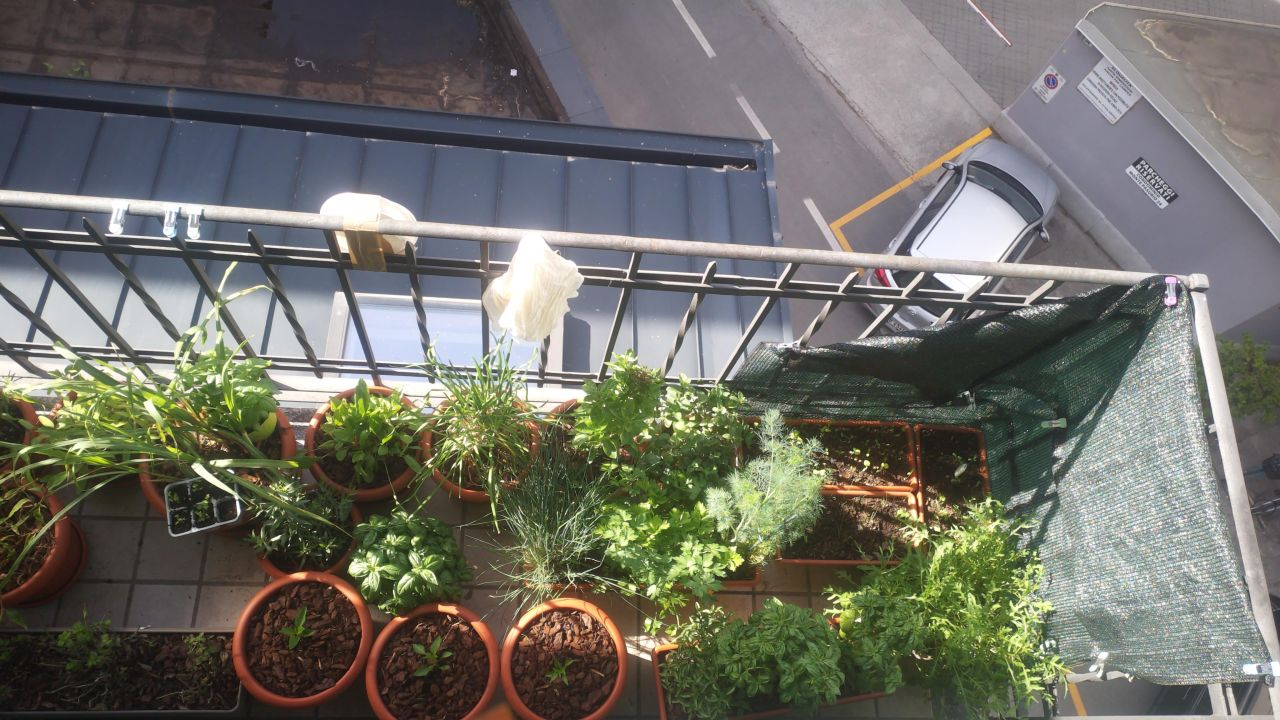
#> input picture scripts/testdata/frames/2026-06-07T070020Z.jpg, 1280 x 720 px, given in place of 2026-06-07T150010Z.jpg, which was not available
$ python finlayson_experiment.py   (older library calls are emulated)
#> lines starting #> are read from the running program, lines starting #| are printed output that depends on the picture; after the words box and inside, x2 and y2 are one past the last pixel; in counts of white or black regions, pixels touching at a corner belong together; pictures that were not available may be replaced by others from this repository, and a replacement may not be noted
### scripts/frame_registration.py
#!/usr/bin/env python3
"""Landmark-based registration for the Pi overhead camera + region diff/inherit.

The mount is a wind-nudged temporary rig, so frames drift slowly (a few px and
a fraction of a degree per hour). To carry the human-verified region tags on the
canonical reference frame forward to later frames, a new frame must first be
aligned onto the reference. This module does that robustly and then supports the
two things Phase-2 diff/inherit needs:

  * register_to_reference() — align an arbitrary frame onto the reference.
  * warp_region()          — project a normalised region tag through a transform
                             (forward: target->ref for diffing; inverse:
                             ref->target to INHERIT the tag onto a new frame).
  * region_change()        — per-region mean-abs-diff after alignment; low =
                             unchanged (inherit identity for free), high =
                             something moved here (re-confirm).

Robustness recipe (established empirically, see the experiment that produced it):

  1. CLAHE light-normalise before ORB. Local contrast equalisation makes feature
     matching survive the shadow movement that otherwise wrecks it.
  2. Gate on POST-registration confidence (inlier count + ratio + a plausible
     rigid transform), NOT on a pre-check. Global brightness/histogram compares
     are false predictors here — the problem is local shadow motion, invisible
     to a global metric.
  3. Chain through intermediate hourly frames when a direct attempt is weak.
     A 3-4h lighting gap breaks ORB; one-hour hops never do, and the small
     rigid transforms compose cleanly. This rescues every pair that direct
     registration fails on.

Usage:
    .venv/bin/python scripts/frame_registration.py TARGET [REFERENCE]
    # defaults: TARGET=2026-06-07T070020Z.jpg  REFERENCE=2026-06-07T130010Z.jpg
Registers TARGET onto REFERENCE (direct, falling back to chained), then reports
per-region change for the tags in scripts/reference_regions.json.
"""
import sys
import os
import re
import json
import math
import glob
import numpy as np
import cv2

PHOTOS_DIR = "data/photos"
REFERENCE_FRAME = "2026-06-07T130010Z.jpg"
REGIONS_FILE = os.path.join(os.path.dirname(__file__), "reference_regions.json")

# Confidence thresholds for trusting a single registration hop.
MIN_INLIERS = 20
MIN_INLIER_RATIO = 0.30
MAX_ROTATION_DEG = 10.0
MAX_TRANSLATION_PX = 200

_TS_RE = re.compile(r"(\d{4}-\d{2}-\d{2}T\d{6}Z)")


# --- image helpers ---------------------------------------------------------

# [5 lines left out: function load_bgr, not called in this run]


def features_gray(bgr):
    """CLAHE-normalised grayscale — the input ORB actually matches on."""
    gray = cv2.cvtColor(bgr, cv2.COLOR_BGR2GRAY)
    return cv2.createCLAHE(clipLimit=3.0, tileGridSize=(8, 8)).apply(gray)


# --- core registration -----------------------------------------------------

def register_pair(ref_g, tgt_g, ransac_thresh=5.0):
    """Estimate a rigid (rot+trans+uniform-scale) transform mapping tgt->ref.

    Returns (M 2x3 or None, inliers, good_matches). Partial-affine, not full
    projective: the drift is rigid, and constraining the model is far more
    robust with few inliers (no degenerate stretching).
    """
    orb = cv2.ORB_create(nfeatures=8000)
    k1, d1 = orb.detectAndCompute(ref_g, None)
    k2, d2 = orb.detectAndCompute(tgt_g, None)
    if d1 is None or d2 is None:
        return None, 0, 0
    bf = cv2.BFMatcher(cv2.NORM_HAMMING)
    raw = bf.knnMatch(d2, d1, k=2)
    # knnMatch(k=2) can return pairs with <2 neighbours; skip those before the
    # Lowe ratio test rather than blindly unpacking (m, n).
    good = [pair[0] for pair in raw
            if len(pair) == 2 and pair[0].distance < 0.75 * pair[1].distance]
    if len(good) < 12:
        return None, 0, len(good)
    src = np.float32([k2[m.queryIdx].pt for m in good]).reshape(-1, 1, 2)
    dst = np.float32([k1[m.trainIdx].pt for m in good]).reshape(-1, 1, 2)
    M, mask = cv2.estimateAffinePartial2D(src, dst, method=cv2.RANSAC,
                                          ransacReprojThreshold=ransac_thresh)
    if M is None:
        return None, 0, len(good)
    return M, int(mask.sum()), len(good)


def decompose(M):
    """(rotation_deg, scale, tx, ty) of a 2x3 partial-affine transform."""
    a, b = M[0, 0], M[1, 0]
    return (math.degrees(math.atan2(b, a)), math.hypot(a, b),
            float(M[0, 2]), float(M[1, 2]))


def plausible(M, inliers, good):
    """Is this a believable fixed-mount drift transform?"""
    if M is None or good == 0:
        return False
    rot, scale, tx, ty = decompose(M)
    return (inliers >= MIN_INLIERS and inliers / good >= MIN_INLIER_RATIO and
            abs(rot) < MAX_ROTATION_DEG and 0.9 < scale < 1.1 and
            abs(tx) < MAX_TRANSLATION_PX and abs(ty) < MAX_TRANSLATION_PX)


# [9 lines left out: function compose, not called in this run]


def invert(M):
    """Invert a 2x3 affine transform."""
    return cv2.invertAffineTransform(M)


# --- chaining --------------------------------------------------------------

def _timestamp(path):
    m = _TS_RE.search(os.path.basename(path))
    return m.group(1) if m else None


# [82 lines left out: functions discover_chain, register_to_reference, not called in this run]


# --- regions ---------------------------------------------------------------

def norm_corners(region):
    """min/max-normalise a region dict to (x0,y0,x1,y1) with x0<=x1, y0<=y1."""
    x0, x1 = sorted((region["x"], region["x2"]))
    y0, y1 = sorted((region["y"], region["y2"]))
    return x0, y0, x1, y1


# [40 lines left out: functions warp_region, region_change, not called in this run]


def load_regions(path=REGIONS_FILE):
    """Plant region tags as a flat list of dicts. NOTE: unit_id is NOT unique — a
    unit can span several regions (e.g. unit 16 has three boxes). Group by unit_id
    if you need per-unit aggregates."""
    with open(path) as f:
        return json.load(f)["regions"]


# [61 lines left out: functions load_controls, _demo, not called in this run]


# [4 lines that do not run on import are left out]

### scripts/finlayson_experiment.py
#!/usr/bin/env python3
"""Finlayson illuminant-invariant ("intrinsic") image, tested on a known harvest.

Photometric diffs (grad) and ExG vegetation-coverage both failed on the
2026-06-07 15:00->16:00 pair because the confound is illuminant COLOUR change
(direct sun ~5500K vs shadow lit by blue sky ~10000K), which shifts the R:G:B
ratio. Normalised-rgb removes intensity, not colour, so it can't fix it.

Finlayson's 1-D invariant IS invariant to illuminant colour+intensity: in 2-D
log-chromaticity, changing the illuminant moves a pixel along a camera-specific
line; projecting onto the orthogonal direction (angle theta) removes it. theta is
found once by entropy minimisation and then applied to BOTH frames so they are
comparable. Shadows/sun largely cancel; a harvest (leaf -> soil/pot, a real
reflectance change) survives.

    .venv/bin/python scripts/finlayson_experiment.py [REF TGT]
"""
import os, sys
import numpy as np, cv2
sys.path.insert(0, os.path.dirname(os.path.dirname(os.path.abspath(__file__))))
import scripts.frame_registration as fr

REPO = os.path.dirname(os.path.dirname(os.path.abspath(__file__)))
PH = os.path.join(REPO, "data", "photos")
DEF_REF = os.path.join(PH, "2026-06-07T150010Z.jpg")
DEF_TGT = os.path.join(PH, "2026-06-07T160010Z.jpg")
HARVESTED = {"Genovese basil", "Rocket"}
NAMES = {36:"Birdseye",39:"Chives",40:"Cilantro",41:"Cilantro root",4:"Dill",5:"Fr.tarragon",
6:"Garlic chives",16:"Genovese basil",34:"Hangijiao4",35:"Hangijiao7",21:"Lemongrass",
17:"Moroccan mint",20:"Parsley",19:"Peppermint",7:"Rau ram",23:"Rocket",1:"Rosemary",
37:"Sage",8:"Sorrel",15:"Thai basil",3:"Thai basil vend",38:"Thyme",18:"Welsh onion"}

# orthonormal basis for the plane orthogonal to [1,1,1] (the log-chromaticity plane)
U = np.array([[1/np.sqrt(2), -1/np.sqrt(2), 0.0],
              [1/np.sqrt(6),  1/np.sqrt(6), -2/np.sqrt(6)]])


def log_chrom(bgr):
    """HxWx2 log-chromaticity + a validity mask (drop near-black/saturated)."""
    b = bgr.astype(np.float32) + 1.0
    R, G, B = b[..., 2], b[..., 1], b[..., 0]
    gm = np.cbrt(R * G * B)
    rho = np.stack([np.log(R/gm), np.log(G/gm), np.log(B/gm)], axis=-1)
    chi = rho @ U.T
    g = cv2.cvtColor(bgr, cv2.COLOR_BGR2GRAY)
    valid = (g > 15) & (g < 245)
    return chi, valid


def _entropy(vals):
    if vals.size < 50:
        return 1e9
    # Scott bin width, robust to scale
    bw = 3.5 * vals.std() / (vals.size ** (1/3) + 1e-9)
    if bw <= 1e-6:
        return 1e9
    bins = max(16, int((vals.max() - vals.min()) / bw))
    h, _ = np.histogram(vals, bins=min(bins, 512))
    p = h[h > 0] / h.sum()
    return float(-(p * np.log(p)).sum())


def find_theta(chi, valid):
    """Illuminant-invariant projection angle: the one minimising entropy."""
    v = chi[valid]
    best, bt = 1e18, 0.0
    for deg in range(0, 180, 2):
        t = np.deg2rad(deg)
        e = _entropy(v[:, 0]*np.cos(t) + v[:, 1]*np.sin(t))
        if e < best:
            best, bt = e, t
    return bt


def invariant(chi, theta):
    I = chi[..., 0]*np.cos(theta) + chi[..., 1]*np.sin(theta)
    return cv2.normalize(I, None, 0, 255, cv2.NORM_MINMAX)


def _crop(img, r):
    h, w = img.shape[:2]
    x0, y0, x1, y1 = fr.norm_corners(r)
    cx0, cx1 = sorted((int(round(x0*w)), int(round(x1*w))))
    cy0, cy1 = sorted((int(round(y0*h)), int(round(y1*h))))
    cx0, cy0 = max(0, cx0), max(0, cy0); cx1, cy1 = min(w, cx1), min(h, cy1)
    if cx1-cx0 < 3 or cy1-cy0 < 3:
        return None
    return img[cy0:cy1, cx0:cx1].astype(np.float32)


def _ncc(a, b):
    a, b = a-a.mean(), b-b.mean()
    da, db = np.sqrt((a*a).sum()), np.sqrt((b*b).sum())
    return 1.0 if da < 1e-6 or db < 1e-6 else float((a*b).sum()/(da*db))


def _gm(p):
    return cv2.magnitude(cv2.Sobel(p, cv2.CV_32F, 1, 0, 3), cv2.Sobel(p, cv2.CV_32F, 0, 1, 3))


def main():
    ref_p = sys.argv[1] if len(sys.argv) > 2 else DEF_REF
    tgt_p = sys.argv[2] if len(sys.argv) > 2 else DEF_TGT
    ref, tgt = cv2.imread(ref_p), cv2.imread(tgt_p)
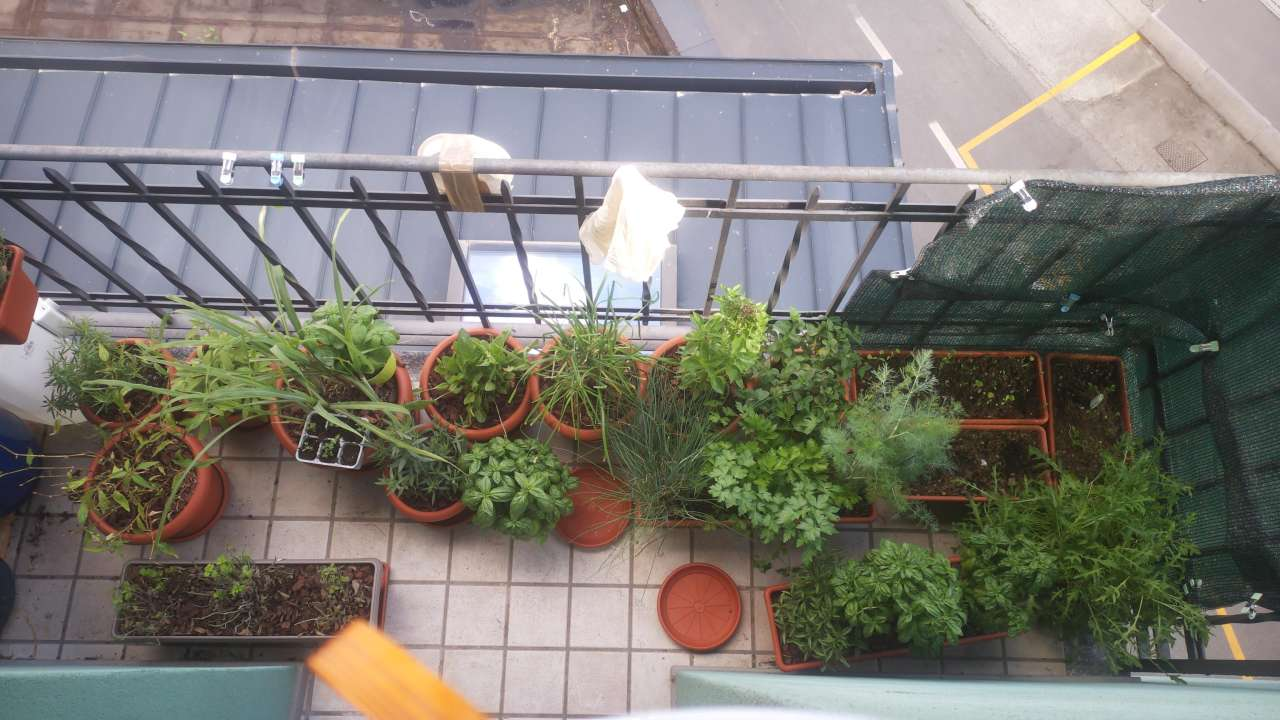
#> input picture scripts/testdata/frames/2026-06-06T160008Z.jpg, 1280 x 720 px, given in place of 2026-06-07T160010Z.jpg, which was not available
#> ref is the input picture: shape (720, 1280, 3); mean B, G, R 102.8, 111.1, 111.5
#> tgt is the input picture: shape (720, 1280, 3); mean B, G, R 115.6, 123, 125.3

    res = fr.register_pair(fr.features_gray(ref), fr.features_gray(tgt))
#> in features_gray (call 2), `return cv2.createCLAHE(clipLimit=3.0, tileGridSize=(8, 8)).apply(gray)`:
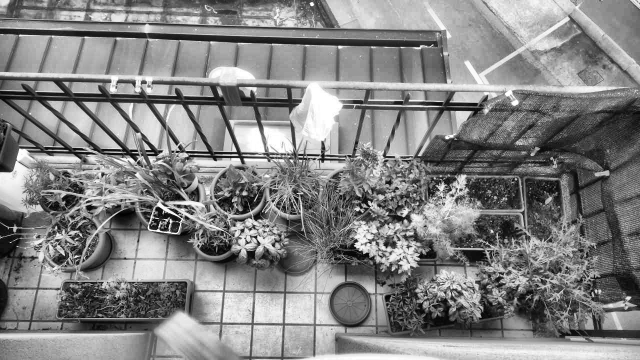
#> returned value: shape (720, 1280) (shown at 1/2 size); min 0, max 255, mean 131.6
#> in register_pair, `k1, d1 = orb.detectAndCompute(ref_g, None)`: k1 = 8000 keypoints; strongest (x, y, size): (1156, 185, 31), (1161, 191, 31), (1142, 170, 31), (629, 278, 31)
#> in register_pair, `k2, d2 = orb.detectAndCompute(tgt_g, None)`: k2 = 8000 keypoints; strongest (x, y, size): (316, 460, 37.2), (359, 444, 31), (315, 459, 44.6), (315, 456, 31)
#> in register_pair, `raw = bf.knnMatch(d2, d1, k=2)`: raw = 8000 matches
#> in register_pair, `good = [pair[0] for pair in raw if len(pair) == 2 and pair[0].distance..`: good = 52 matches
#> in register_pair, `src = np.float32([k2[m.queryIdx].pt for m in good]).reshape(-1, 1, 2)`: src = 52 rows, first 8: [548, 401], [636, 319], [234, 77], [865, 89], [893, 166], [1176, 553.2], [936, 379.2], [430.8, 320.4]
#> in register_pair, `dst = np.float32([k1[m.trainIdx].pt for m in good]).reshape(-1, 1, 2)`: dst = 52 rows, first 8: [728.6, 649.4], [534, 382.8], [307, 134], [746, 166], [772.8, 243.6], [1045.2, 75.6], [680, 545], [320.4, 376.8]
#> in register_pair, `M, mask = cv2.estimateAffinePartial2D(src, dst, method=cv2.RANSAC, ran..`: M = [[0.967, 0.00362, -90.38], [-0.00362, 0.967, 85.12]]; mask = 52 values, max 1 at index 3, min 0 at index 0, mean 0.269
#> res = ([[0.967, 0.00362, -90.38], [-0.00362, 0.967, 85.12]], 14, 52)
    if res[0] is not None and fr.plausible(*res):
#> in decompose, `a, b = M[0, 0], M[1, 0]`: a = 0.967; b = -0.00362
#> in plausible, `rot, scale, tx, ty = decompose(M)`: rot = -0.215; scale = 0.967; tx = -90.38; ty = 85.12
        h, w = ref.shape[:2]; tgt = cv2.warpAffine(tgt, res[0], (w, h))
        print(f"aligned (inliers={res[1]}/{res[2]})")

    cr, vr = log_chrom(ref)
#> in log_chrom, `valid = (g > 15) & (g < 245)`:
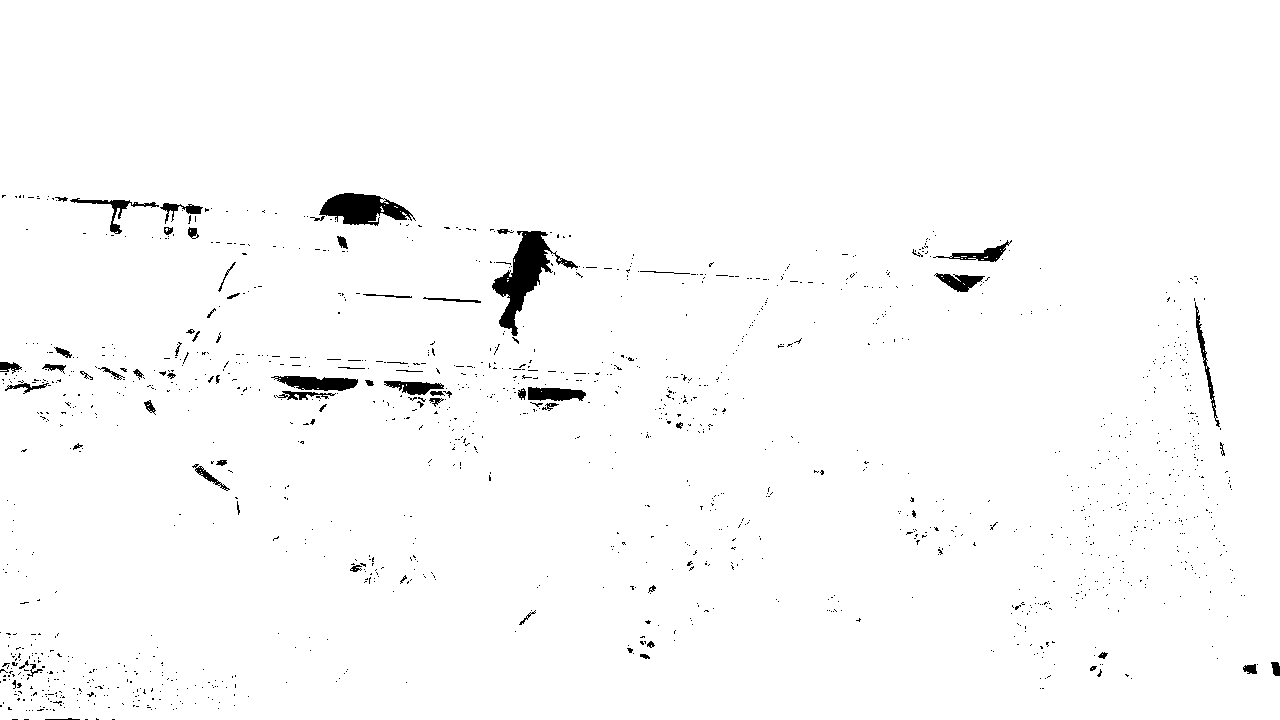
#> valid: shape (720, 1280) bool; 98.3% white; 1433 black regions (1363 under 20 px), largest, box (x1, y1, x2, y2) and area: (492, 231, 578, 336) 2742, (319, 193, 416, 226) 1849, (271, 376, 358, 391) 867
    theta = find_theta(cr, vr)          # calibrate ONCE on the reference frame
#> in find_theta, `v = chi[valid]`: v = 906141 pairs, first value -0.528 to 1.67, second value -0.524 to 4.14
#> the loop in find_theta, `for deg in range(0, 180, 2):` made 90 passes
#> (bw in _entropy, bins in _entropy, e, best, bt) on passes 1, 2, 3, 4, 5, 6, 7, 49: (0.00452, 486, 4.52, 4.52, 0), (0.00458, 497, 4.52, 4.52, 0.0349), (0.00466, 506, 4.5, 4.5, 0.0698), (0.00475, 512, 4.47, 4.47, 0.105), (0.00486, 515, 4.44, 4.44, 0.14), (0.00498, 516, 4.43, 4.43, 0.175), (0.00511, 516, 4.43, 4.43, 0.209), (0.00937, 494, 4.43, 4.43, 1.68)
#> after the loop in find_theta, `for deg in range(0, 180, 2):`: best = 4.26; bt = 2.55
#> theta = 2.55
    print(f"invariant angle theta = {np.rad2deg(theta):.0f} deg")
#| invariant angle theta = 146 deg
    Ir = invariant(cr, theta)
    ct, _ = log_chrom(tgt)
    It = invariant(ct, theta)           # SAME theta -> comparable
#> call 2 of invariant, with chi = array of shape (720, 1280, 2), theta = 2.55
#> in invariant (call 2), `I = chi[..., 0]*np.cos(theta) + chi[..., 1]*np.sin(theta)`:
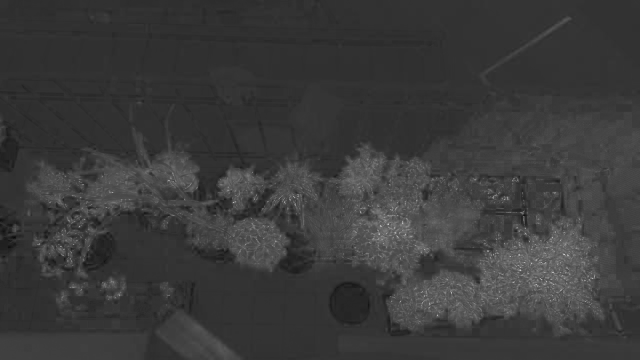
#> I: shape (720, 1280) float64 (shown at 1/2 size); min -0.562, max 2.13, mean 0.0612; drawn with min black and max white
    cv2.imwrite("/tmp/inv_ref.jpg", Ir.astype(np.uint8))
    cv2.imwrite("/tmp/inv_tgt.jpg", It.astype(np.uint8))

    rows = []
    for r in fr.load_regions():
#> (reads scripts/reference_regions.json from the repository)
        a, b = _crop(Ir, r), _crop(It, r)
        if a is None or b is None or a.shape != b.shape:
            continue
        rows.append((r["unit_id"], float(np.abs(a-b).mean()),       # raw on invariant
                     1.0-_ncc(_gm(a), _gm(b))))                       # grad on invariant
#> this loop made 25 passes
#> pass 1, in _ncc, `a, b = a-a.mean(), b-b.mean()`:
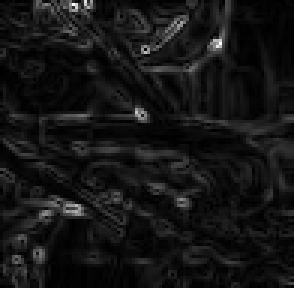
#> b: shape (96, 98) float32 (shown 3 times larger); min -33.49, max 367.1, mean 0; drawn with min black and max white
#> after the loop:
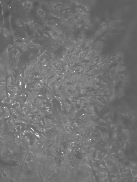
#> a: shape (182, 137) float32; min 80.94, max 239.2, mean 114.7
#> after the loop:
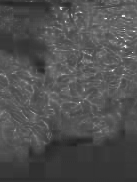
#> b: shape (182, 137) float32; min 34.31, max 244.8, mean 80.2
    def rank(idx, name):
        order = sorted(rows, key=lambda r: -r[1+idx])
        seen = {}
        for i, rr in enumerate(order, 1):
            seen.setdefault(NAMES.get(rr[0], rr[0]), i)
        return seen.get(name)
    n = len({NAMES.get(r[0]) for r in rows})
    print(f"\n{'unit':>16} {'rawINV':>7} {'gradINV':>8}")
    for uid, raw, grad in sorted(rows, key=lambda r: -r[2])[:8]:
        mk = "  <== harvested" if NAMES.get(uid) in HARVESTED else ""
        print(f"{NAMES.get(uid,uid):>16} {raw:7.1f} {grad:8.3f}{mk}")
#> this loop made 8 passes
#> (uid, raw, grad) on passes 1 to 8: (17, 44.61, 1.14), (16, 60.37, 1.09), (18, 22.12, 1.07), (40, 19.12, 1.05), (16, 22.35, 1.04), (20, 55.77, 1.03), (39, 40.9, 1.02), (8, 44.44, 1.01)
#> (printed output is left out)
    print(f"\nharvested-plant ranks (of {n} units):")
#| harvested-plant ranks (of 22 units):
    for name in HARVESTED:
        print(f"  {name:>16}: rawINV #{rank(0,name)}   gradINV #{rank(1,name)}")
    print("invariant images -> /tmp/inv_ref.jpg /tmp/inv_tgt.jpg")


if __name__ == "__main__":
    main()
